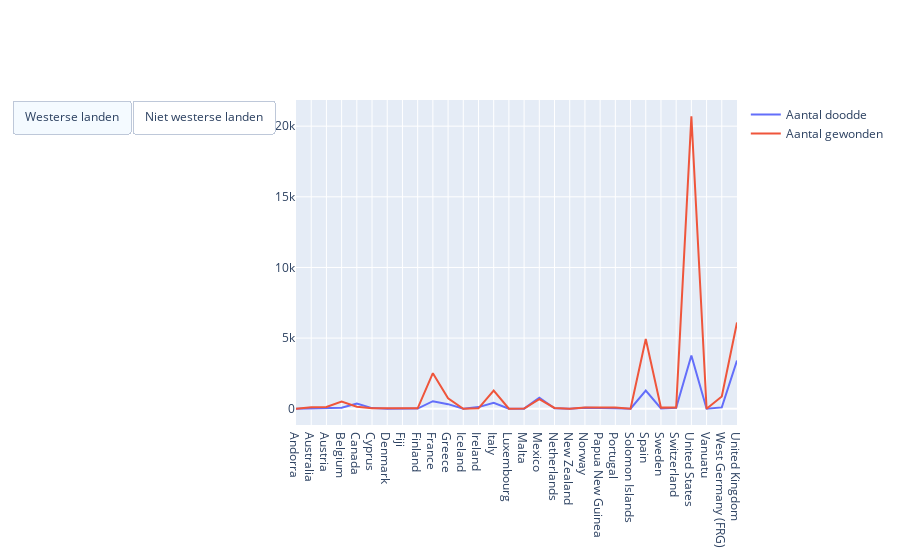

Notebook code cell kept with this figure:
### Markdown cell above
In bovenstaand figuur worden de westerse landen weergegeven waar de meeste aanslagen hebben plaatsgevonden, samen met het aantal aanslagen per land, het totale aantal doden en het aantal succesvolle aanslagen. Opvallend is dat in de meeste weergegeven landen het aantal aanslagen en het aantal succesvolle aanslagen dicht bij elkaar liggen. Echter, in vier gevallen (VS, Noorwegen, Mexico en Canada) is het aantal doden hoger dan het aantal succesvolle aanslagen. Dit kan mogelijk verklaren waarom de media deze specifieke succesvolle aanslagen meer belicht.

Deze discrepantie tussen het aantal doden en het aantal succesvolle aanslagen in bepaalde landen is een belangrijk aspect om te onderzoeken. Het roept vragen op over de mogelijke factoren die van invloed zijn op de media-aandacht voor aanslagen. Er kunnen verschillende redenen zijn waarom de media zich meer richt op succesvolle aanslagen, zoals de ernstige gevolgen voor het menselijk leven en de maatschappij, de impact op internationale betrekkingen of de perceptie van bedreiging binnen de samenleving.

### Code cell
fig = go.Figure()
fig.add_trace(go.Scatter(x=west["country_txt"].unique(), y=west["nkill"], name="Aantal doodde", mode="lines"))
fig.add_trace(go.Scatter(x=west["country_txt"].unique(), y=west["nwound"], name="Aantal gewonden", mode="lines"))

fig.add_trace(go.Scatter(x=nonwest["country_txt"].unique(), y=nonwest["nkill"], name="Aantal doodde", mode="lines", visible=False))
fig.add_trace(go.Scatter(x=nonwest["country_txt"].unique(), y=nonwest["nwound"], name="Aantal gewonden", mode="lines", visible=False))

fig = fig.update_layout(
            updatemenus=[
                dict(
                type = 'buttons',
                direction = 'left',
                buttons =list([
                    dict(
                        label = "Westerse landen",
                        method="update",
                        args=[{"visible": [True, True, False, False]},
                             {"title": "Aantal doodden en gewonden westerse landen"}]   
                    ),
                     dict(
                        label = "Niet westerse landen",
                        method="update",
                        args=[{"visible": [False, False, True, True]},
                             {"title": "Aantal doodden en gewonden niet westerse landen"}]   
                    )
                ])
                )
            ])


fig.show()

### Figure 1 — Plotly figure (JSON) as saved in the notebook; plotly's stock layout.template omitted (floating-point values rounded to 4 significant figures; data arrays with more than 128 entries replaced by an {"elided": "..."} marker saying what was removed)
{"data": [{"mode": "lines", "name": "Aantal doodde", "type": "scatter", "x": ["Andorra", "Australia", "Austria", "Belgium", "Canada", "Cyprus", "Denmark", "Fiji", "Finland", "France", "Greece", "Iceland", "Ireland", "Italy", "Luxembourg", "Malta", "Mexico", "Netherlands", "New Zealand", "Norway", "Papua New Guinea", "Portugal", "Solomon Islands", "Spain", "Sweden", "Switzerland", "United States", "Vanuatu", "West Germany (FRG)", "United Kingdom"], "y": [0, 23, 30, 79, 365, 45, 5, 8, 11, 534, 325, 0, 117, 420, 0, 5, 780, 37, 1, 79, 79, 32, 4, 1288, 22, 74, 3771, 0, 97, 3410]}, {"mode": "lines", "name": "Aantal gewonden", "type": "scatter", "x": ["Andorra", "Australia", "Austria", "Belgium", "Canada", "Cyprus", "Denmark", "Fiji", "Finland", "France", "Greece", "Iceland", "Ireland", "Italy", "Luxembourg", "Malta", "Mexico", "Netherlands", "New Zealand", "Norway", "Papua New Guinea", "Portugal", "Solomon Islands", "Spain", "Sweden", "Switzerland", "United States", "Vanuatu", "West Germany (FRG)", "United Kingdom"], "y": [0, 113, 126, 516, 146, 41, 29, 18, 27, 2516, 733, 0, 31, 1291, 6, 12, 683, 58, 2, 88, 91, 95, 0, 4935, 80, 94, 20702, 0, 862, 6106]}, {"mode": "lines", "name": "Aantal doodde", "type": "scatter", "visible": false, "x": {"elided": "137 str values"}, "y": {"elided": "137 int values"}}, {"mode": "lines", "name": "Aantal gewonden", "type": "scatter", "visible": false, "x": {"elided": "137 str values"}, "y": {"elided": "137 int values"}}], "layout": {"updatemenus": [{"buttons": [{"args": [{"visible": [true, true, false, false]}, {"title": "Aantal doodden en gewonden westerse landen"}], "label": "Westerse landen", "method": "update"}, {"args": [{"visible": [false, false, true, true]}, {"title": "Aantal doodden en gewonden niet westerse landen"}], "label": "Niet westerse landen", "method": "update"}], "direction": "left", "type": "buttons"}]}}
